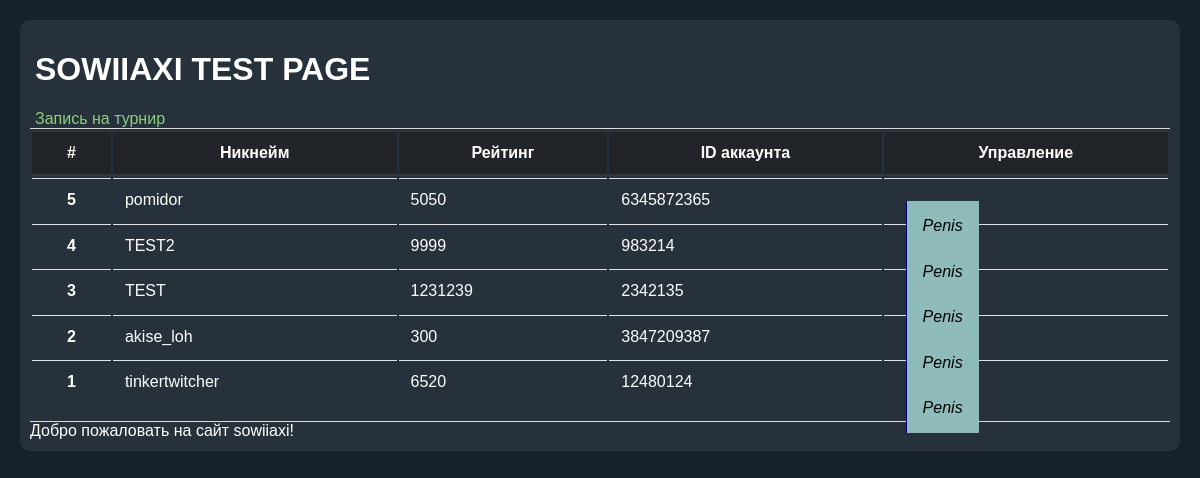
The page /admin (signed in) on the database its author committed.
### app.py (models this page shows, shortened)
class Player(db.Model):
	__tablename__ = 'players'
	id = db.Column(db.Integer(), primary_key=True)
	nickname = db.Column(db.String(30), nullable=True)
	mmr = db.Column(db.String(20), nullable=True)
	dotaid = db.Column(db.String(20), nullable=True)
	created_on = db.Column(db.DateTime(), default=datetime.utcnow)

### app.py (the view)
@app.route('/admin')
def admin():
	if not current_user.is_authenticated:
		return redirect(url_for('index'))
	else:
		players = Player.query.order_by(desc(Player.created_on)).all()
		return render_template('admin.html', players=players)

### app.py (called while the page is built)
@login.user_loader
def load_user(id):
	return db.session.get(User, int(id))

### templates/admin.html (shortened to what this page needs)
{% extends 'base.html' %}
{% block content %}
		<table class="table">
	  <thead class="thead-dark">
	    <tr>
	      <th scope="col">#</th>
	      <th scope="col">Никнейм</th>
	      <th scope="col">Рейтинг</th>
	      <th scope="col">ID аккаунта</th>
	      <th scope="col">Управление</th>
	    </tr>
	  </thead>
	  <tbody>
	  	{% for player in players %}
		    <tr>
		      <th scope="row">{{ player.id }}</th>
		      <td>{{ player.nickname }}</td>
		      <td>{{ player.mmr }}</td>
		      <td>{{ player.dotaid }}</td>
		      <td>
					<div class="dropdown">
					  <button class="btn" style="border-left:1px solid navy">
					    <i class="fa fa-caret-down">Penis</i>
					  </button>
					</div>
		      </td>
		    </tr>
	    {% endfor %}
	  </tbody>
	</table>
{% endblock %}

### static/css/style.css (style rules this page uses)
html { line-height: 1.15; -webkit-text-size-adjust: 100%; }
body { margin: 0; }
button, input, optgroup, select, textarea { font-family: inherit; font-size: 100%; line-height: 1.15; margin: 0; }
button, input { overflow: visible; }
button, select { text-transform: none; }
button, [type="button"], [type="reset"], [type="submit"] { -webkit-appearance: button; }
html { font-family: sans-serif; font-size: 12pt; background: #17212b; color: white; padding: 5px; margin: 5px; }
.table { width: 100%; max-width: 100%; margin-bottom: 1rem; background-color: transparent }
.table td,.table th { padding: .75rem; vertical-align: top; border-top: 1px solid #dee2e6 }
.table thead th { vertical-align: bottom; border-bottom: 2px solid #dee2e6 }
.table .thead-dark th { color: #fff; background-color: #212529; border-color: #32383e }
.btn { background-color: #2196F3; color: white; padding: 16px; font-size: 16px; border: none; outline: none; }
.dropdown { position: absolute; display: inline-block; }
.btn { background: #8FBCBB; color: black; cursor: pointer; margin: 10px; }

### rows shown on the page
Player: id "5", nickname "pomidor", mmr "5050", dotaid "6345872365"
Player: id "4", nickname "TEST2", mmr "9999", dotaid "983214"
Player: id "3", nickname "TEST", mmr "1231239", dotaid "2342135"
Player: id "2", nickname "akise_loh", mmr "300", dotaid "3847209387"
Player: id "1", nickname "tinkertwitcher", mmr "6520", dotaid "12480124"
